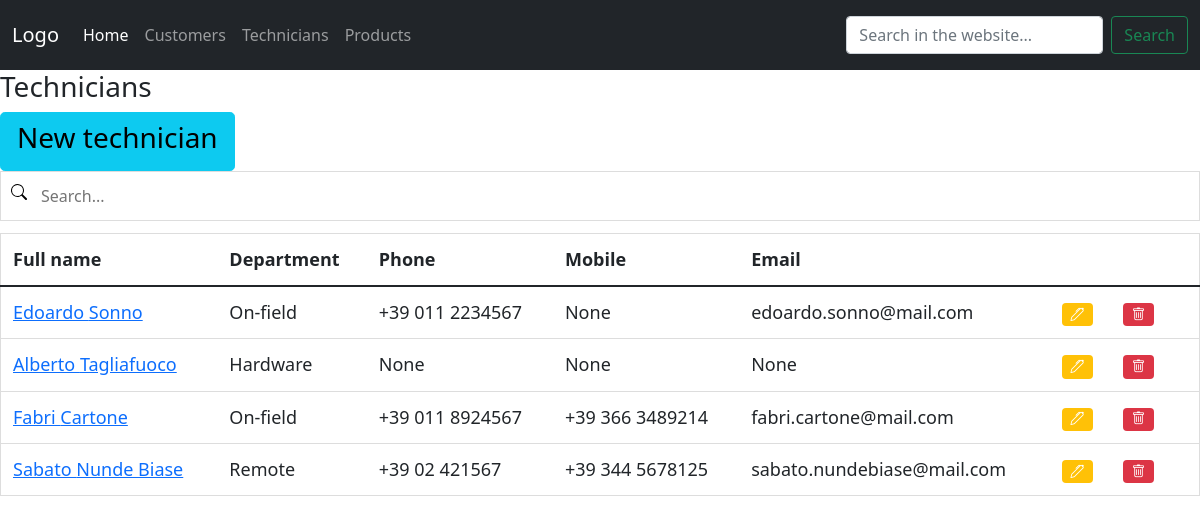
/technician_list, run on an earlier commit of the app's database.
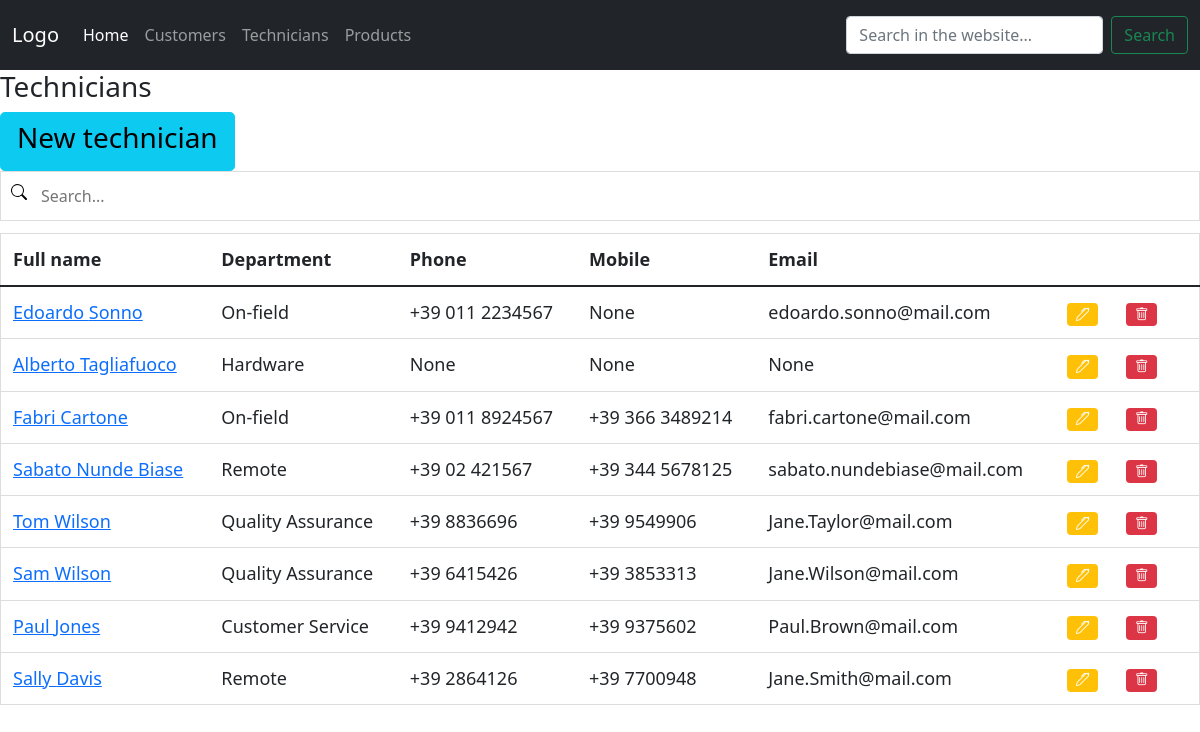
And on a later commit of the database.
### hotline/models.py (models this page shows, shortened)
class technician(models.Model):
    first_name = models.CharField(max_length=50)
    last_name = models.CharField(max_length=50)
    office_phone = models.CharField(max_length=15, null=True, blank=True)
    mobile_phone = models.CharField(max_length=15, null=True, blank=True)
    email = models.CharField(max_length=100, null=True, blank=True)
    department_id = ForeignKey('department', on_delete=models.PROTECT)

class department(models.Model):
    name = models.CharField(max_length=50)
    subset = models.CharField(max_length=50)
    def __str__(self):
        return self.name

### hotline/views.py (the view)
# urls.py: path('technician_list', views.technician_list, name="technician_list"),
def technician_list(request):
    context = {
        'technicians': all_technicians
    }
    return render(request, 'hotline/technician_list.html', context)

### hotline/templates/hotline/technician_list.html
{% extends 'hotline/home.html' %}
{% block content %}
<h3>Technicians</h3>
<a href="{% url 'new_technician' %}" class="btn btn-info btn-lg"><h3>New technician</h3></a>
<input type="text" id="SearchInput" onkeyup="filterTable()" placeholder="Search..." title="Type in a name">
<table id="searchableTable" class="table table-responsive table-hover">
    <thead class="thead dark">
        <tr>
            <th scope="col">Full name</th>
            <th scope="col">Department</th>
            <th scope="col">Phone</th>
            <th scope="col">Mobile</th>
            <th scope="col">Email</th>
            <th scope="col"></th>
            <th scope="col"></th>
        </tr>
    </thead>
    <tbody>
        {% for technician in technicians %}
        <tr>
            <td><a href="{% url 'technician_detail' technician.id %}">{{technician.first_name}} {{technician.last_name}}</a></td>
            <td>{{technician.department_id}}</td>
            <td>{{technician.office_phone}}</td>
            <td>{{technician.mobile_phone}}</td>
            <td>{{technician.email}}</td>
            <td><a href="#"><span class="badge bg-warning"><i class="bi bi-pen"></i></span></a></td>
            <td><a href="#"><span class="badge bg-danger"><i class="bi bi-trash"></i></span></a></td>
            <td></td>
        </tr>
        {% endfor %}
    </tbody>
</table>
{% endblock %}

### hotline/templates/hotline/home.html (shortened to what this page needs)
{% load static %}
<!DOCTYPE html>
<html lang="en">
<head>
    <link href="https://cdn.jsdelivr.net/npm/bootstrap@5.1.3/dist/css/bootstrap.min.css" rel="stylesheet"
>
    <link rel="stylesheet" href="https://cdn.jsdelivr.net/npm/bootstrap-icons@1.7.1/font/bootstrap-icons.css">
    <link href='https://cdn.jsdelivr.net/npm/@fortawesome/fontawesome-free@5.13.1/css/all.css' rel='stylesheet'>
    <link href='https://cdn.jsdelivr.net/npm/fullcalendar@5.10.1/main.min.css' rel='stylesheet' type='text/css'>
    <link rel="stylesheet" type="text/css" href="{% static '/css/style.css' %}">
</head>
<body>
    {% include 'hotline/navbar.html' %}
    {% block content %}
    {% endblock %}
</body>
</html>

### hotline/templates/hotline/navbar.html (shortened to what this page needs)
<nav class="navbar navbar-expand-lg navbar-dark bg-dark">
    <div class="container-fluid">
      <a class="navbar-brand" href="{% url 'home' %}">Logo</a>
      <div class="collapse navbar-collapse" id="navbarText">
        <ul class="navbar-nav me-auto mb-2 mb-lg-0">
          <li class="nav-item">
            <a class="nav-link active" aria-current="page" href="{% url 'home' %}">Home</a>
          </li>
          <li class="nav-item">
            <a class="nav-link" href="{% url 'customer_list' %}">Customers</a>
          </li>
          <li class="nav-item">
            <a class="nav-link" href="{% url 'technician_list' %}">Technicians</a>
          </li>
          <li class="nav-item">
            <a class="nav-link" href="{% url 'product_list' %}">Products</a>
          </li>
        </ul>
        <span class="navbar-text">
            <form class="d-flex">
                <input class="form-control me-2" type="search" placeholder="Search in the website..." aria-label="Search">
                <button class="btn btn-outline-success" type="submit">Search</button>
              </form>
        </span>
      </div>
    </div>
  </nav>

### static/css/style.css (style rules this page uses)
#SearchInput { background-image: url('../images/search.svg'); background-position: 10px 12px; background-repeat: no-repeat; width: 100%; font-size: 16px; padding: 12px 20px 12px 40px; border: 1px solid #ddd; margin-bottom: 12px; }
#searchableTable { border-collapse: collapse; width: 100%; border: 1px solid #ddd; font-size: 18px; }
#searchableTable th, #searchableTable td { text-align: left; padding: 12px; }
#searchableTable tr { border-bottom: 1px solid #ddd; }

What changed in the data, as far as the page shows it:
added technician: first_name "Tom", last_name "Wilson", department_id "Quality Assurance", office_phone "+39 8836696", mobile_phone "+39 9549906", email "Jane.Taylor@mail.com"
added technician: first_name "Sam", last_name "Wilson", department_id "Quality Assurance", office_phone "+39 6415426", mobile_phone "+39 3853313", email "Jane.Wilson@mail.com"
added technician: first_name "Paul", last_name "Jones", department_id "Customer Service", office_phone "+39 9412942", mobile_phone "+39 9375602", email "Paul.Brown@mail.com"
added technician: first_name "Sally", last_name "Davis", department_id "Remote", office_phone "+39 2864126", mobile_phone "+39 7700948", email "Jane.Smith@mail.com"
